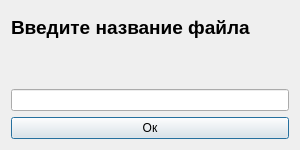
<?xml version="1.0" encoding="UTF-8"?>
<ui version="4.0">
 <class>Dialog</class>
 <widget class="QDialog" name="Dialog">
  <property name="geometry">
   <rect>
    <x>0</x>
    <y>0</y>
    <width>300</width>
    <height>150</height>
   </rect>
  </property>
  <property name="minimumSize">
   <size>
    <width>300</width>
    <height>150</height>
   </size>
  </property>
  <property name="maximumSize">
   <size>
    <width>300</width>
    <height>150</height>
   </size>
  </property>
  <property name="windowTitle">
   <string>Введите название файла</string>
  </property>
  <layout class="QVBoxLayout" name="verticalLayout">
   <item>
    <widget class="QLabel" name="label">
     <property name="font">
      <font>
       <pointsize>14</pointsize>
       <bold>true</bold>
      </font>
     </property>
     <property name="layoutDirection">
      <enum>Qt::LeftToRight</enum>
     </property>
     <property name="autoFillBackground">
      <bool>false</bool>
     </property>
     <property name="text">
      <string>Введите название файла</string>
     </property>
    </widget>
   </item>
   <item>
    <widget class="QLabel" name="labelError">
     <property name="text">
      <string/>
     </property>
    </widget>
   </item>
   <item>
    <widget class="QLineEdit" name="lineEdit"/>
   </item>
   <item>
    <widget class="QPushButton" name="pushButton">
     <property name="text">
      <string>Ок</string>
     </property>
    </widget>
   </item>
  </layout>
 </widget>
 <resources/>
 <connections/>
</ui>
